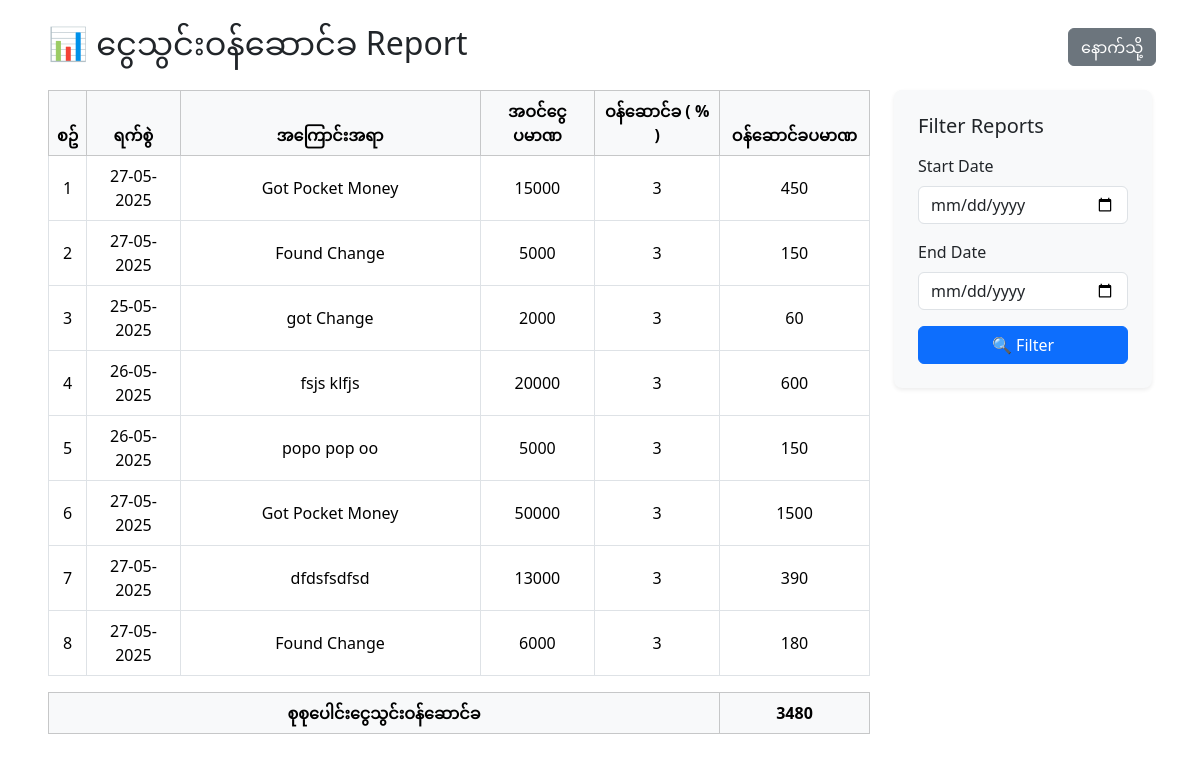
/report.php?report=cash_in_percentage, run on the app's committed database.
### tables this page shows
CREATE TABLE `cashbook` (
  `id` int(11) NOT NULL,
  `date` date NOT NULL,
  `description` text NOT NULL,
  `in_amt` int(11) NOT NULL,
  `out_amt` int(11) NOT NULL,
  `balance` int(11) NOT NULL,
  `category_id` int(11) NOT NULL,
  `created_at` timestamp NOT NULL DEFAULT current_timestamp() ON UPDATE current_timestamp()
);

CREATE TABLE `percentage` (
  `id` int(11) NOT NULL,
  `date` date NOT NULL,
  `description` varchar(255) NOT NULL,
  `percentage` int(11) NOT NULL,
  `percentage_amt` int(11) NOT NULL,
  `inorout` varchar(11) NOT NULL,
  `category_id` int(11) NOT NULL,
  `cash_id` int(11) NOT NULL
);

### report.php (the view, shortened to what this page needs)
<?php include 'connect.php'; ?>
<div class="mx-5 py-4">
  <div class="mb-4 d-flex">
    <div class="col-11">
      <h2 class="mb-0">
        📊
        <?php
            if($_GET['report'] == 'cash_in_percentage'){
                echo "ငွေသွင်းဝန်ဆောင်ခ";
            } elseif($_GET['report'] == 'cash_out_percentage'){
                echo "ငွေထုတ်ဝန်ဆောင်ခ";
            } elseif($_GET['report'] == 'total_cash_in'){
                echo "ငွေဝင်စာရင်း";
            } elseif($_GET['report'] == 'total_cash_out'){
                echo "ထွက်ငွေစာရင်း";
            }
        ?>
        Report
      </h2>
    </div>
    <div class="col">
      <a href="index.php"><button type="button" name="button" class="btn btn-secondary mt-1 ms-2">နောက်သို့</button></a>
    </div>
  </div>
  <div class="row">
    <div class="col-lg-9 mb-4">
    <?php
      if($_GET['report'] == 'cash_in_percentage'){
        if(isset($_POST['filter']) && !empty($_POST['start_date']) && !empty($_POST['end_date'])){
          $start_date = $_POST['start_date'];
          $end_date = $_POST['end_date'];
          $cash_in_percentagestmt = $pdo->prepare("SELECT * FROM cashbook WHERE in_amt != 0 AND date BETWEEN '$start_date' AND '$end_date'");
        }else{
          $cash_in_percentagestmt = $pdo->prepare("SELECT * FROM cashbook WHERE in_amt != 0");
        }
        $cash_in_percentagestmt->execute();
        $cash_in_percentagedatas = $cash_in_percentagestmt->fetchAll();
    ?>
    <div class="table-responsive">
        <table class="table table-bordered table-hover align-middle">
          <thead class="table-light">
            <tr>
                <th class="text-center">စဥ်</th>
                <th class="text-center">ရက်စွဲ</th>
                <th class="text-center" style="width: 300px;">အကြောင်းအရာ</th>
                <th class="text-center">အဝင်ငွေပမာဏ</th>
                <th class="text-center">ဝန်ဆောင်ခ ( % ) </th>
                <th class="text-center">ဝန်ဆောင်ခပမာဏ</th>
            </tr>
          </thead>
          <tbody>
            <?php
            $no = 1;
            foreach($cash_in_percentagedatas as $cash_in_percentagedata){
                $id = $cash_in_percentagedata['id'];
                $percentagestmt = $pdo->prepare("SELECT * FROM percentage WHERE cash_id = '$id'");
                $percentagestmt->execute();
                $percentagedatas = $percentagestmt->fetch(PDO::FETCH_ASSOC);
            ?>
            <tr>
              <td class="text-center"><?php echo $no; ?></td>
              <td class="text-center"><?php echo date('d-m-Y', strtotime($cash_in_percentagedata['date'])) ?></td>
              <td class="text-center"><?php echo $cash_in_percentagedata['description']; ?></td>
              <td class="text-center"><?php echo $cash_in_percentagedata['in_amt']; ?></td>
              <td class="text-center"><?php echo $percentagedatas['percentage']; ?></td>
              <td class="text-center" style="width: 150px;"><?php echo $percentagedatas['percentage_amt']; ?></td>
            </tr>
            <?php
            $no++;
            }
            ?>
          </tbody>
        </table>
        <?php
          if(isset($_POST['filter']) && !empty($_POST['start_date']) && !empty($_POST['end_date'])){
            $total_percentagestmt = $pdo->prepare("SELECT SUM(percentage_amt) AS total_percentage_amt FROM percentage WHERE inorout = 'in' AND date BETWEEN '$start_date' AND '$end_date'");
          }else{
            $total_percentagestmt = $pdo->prepare("SELECT SUM(percentage_amt) AS total_percentage_amt FROM percentage WHERE inorout = 'in'");
          }
            $total_percentagestmt->execute();
            $total_percentagedatas = $total_percentagestmt->fetch(PDO::FETCH_ASSOC);
        ?>
        <table class="table table-bordered table-hover align-middle">
          <thead class="table-light">
            <tr>
                <th class="text-center">စုစုပေါင်းငွေသွင်းဝန်ဆောင်ခ</th>
                <th class="text-center" style="width: 150px;"><?php echo $total_percentagedatas['total_percentage_amt']; ?></th>
            </tr>
          </thead>
        </table>
      </div>
    <?php
      }
      ?>
    </div>
    <div class="col-lg-3">
      <div class="bg-light rounded-3 p-4 shadow-sm">
        <h5 class="mb-3">Filter Reports</h5>
        <form method="post" class="d-flex flex-column gap-3">
          <div>
            <label for="startDate" class="form-label">Start Date</label>
            <input type="date" id="startDate" name="start_date" class="form-control">
          </div>
          <div>
            <label for="endDate" class="form-label">End Date</label>
            <input type="date" id="endDate" name="end_date" class="form-control">
          </div>
          <div>
            <button type="submit" class="btn btn-primary w-100" name="filter">🔍 Filter</button>
          </div>
        </form>
      </div>
    </div>
  </div>
</div>
<?php include 'footer.php'; ?>

### data on the page
cashbook: date "27-05-2025", description "Got Pocket Money", in_amt "15000", percentage.percentage "3", percentage.percentage_amt "450"
cashbook: date "27-05-2025", description "Found Change", in_amt "5000", percentage.percentage "3", percentage.percentage_amt "150"
cashbook: date "25-05-2025", description "got Change", in_amt "2000", percentage.percentage "3", percentage.percentage_amt "60"
cashbook: date "26-05-2025", description "fsjs klfjs", in_amt "20000", percentage.percentage "3", percentage.percentage_amt "600"
cashbook: date "26-05-2025", description "popo pop oo", in_amt "5000", percentage.percentage "3", percentage.percentage_amt "150"
cashbook: date "27-05-2025", description "Got Pocket Money", in_amt "50000", percentage.percentage "3", percentage.percentage_amt "1500"
cashbook: date "27-05-2025", description "dfdsfsdfsd", in_amt "13000", percentage.percentage "3", percentage.percentage_amt "390"
cashbook: date "27-05-2025", description "Found Change", in_amt "6000", percentage.percentage "3", percentage.percentage_amt "180"

### other printed values
$total_percentagedatas['total_percentage_amt'] "3480"
